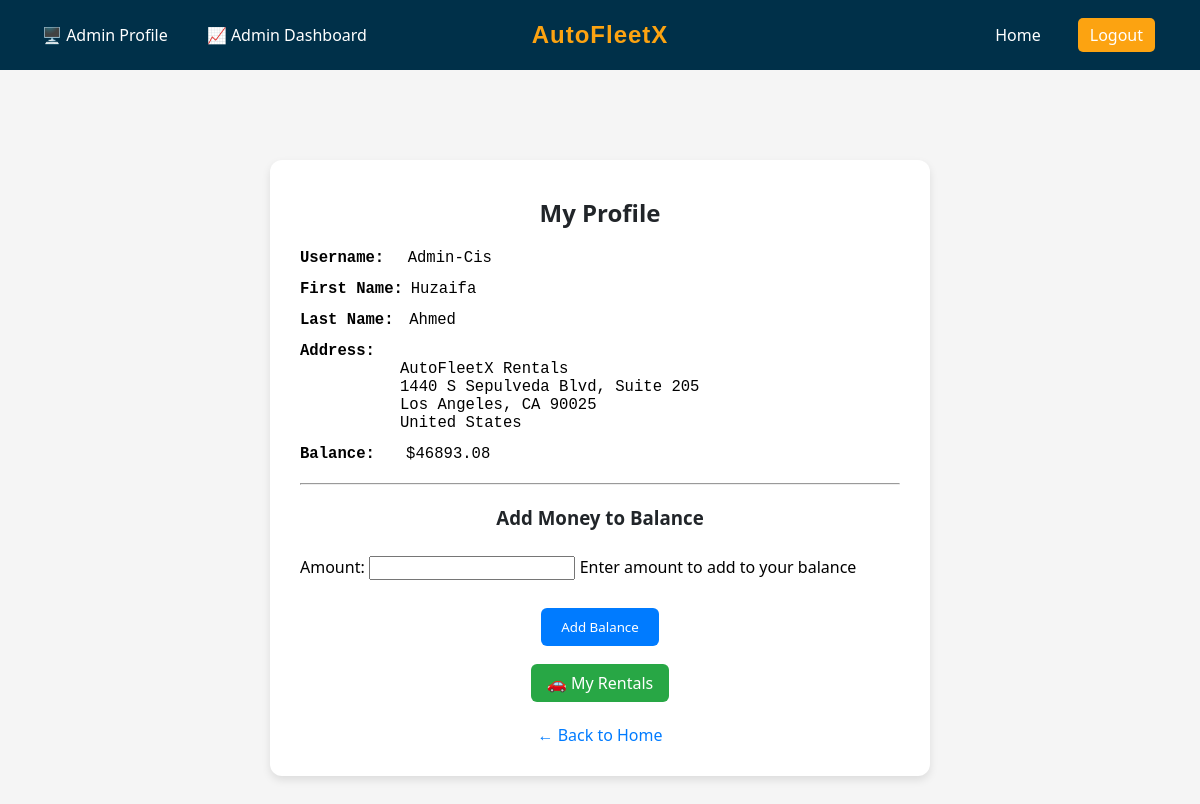
The app's page /profile/ (signed in) with its own data.
### main_app/models.py (models this page shows, shortened)
class CustomUser(AbstractUser):
    balance = models.DecimalField(
        max_digits=10,
        decimal_places=2,
        default=0.00,
        validators=[MinValueValidator(0.0)]
    )
    address = models.TextField(blank=True, null=True)

### main_app/views.py (the view)
# urls.py: path('profile/', views.profile_view, name='profile'),
@login_required
def profile_view(request):
    user = request.user
    if request.method == 'POST':
        form = AddBalanceForm(request.POST)
        if form.is_valid():
            amount = form.cleaned_data['amount']
            try:
                user.add_balance(amount)
                Transaction.objects.create(
                    user=user,
                    amount=amount,
                    transaction_type='ADD',
                    description='Added to wallet'
                )
                messages.success(request, f'${amount} added to your balance',extra_tags="amount-added-to-wallet")
                return redirect('profile')
            except ValueError as e:
                messages.error(request, str(e))
    else:
        form = AddBalanceForm()
    context = {
        'user': user,
        'form': form
    }
    return render(request, 'main_app/profile.html', context)

### main_app/forms.py
class AddBalanceForm(forms.Form):  # for profile_view (when user wants to add balance)
    amount = forms.DecimalField(
        max_digits=10,
        decimal_places=None,
        min_value=1,
        help_text='Enter amount to add to your balance'
    )

### main_app/templates/main_app/profile.html (shortened to what this page needs)
{% extends 'base.html' %}
{% block content %}
{% load static %}
<!DOCTYPE html>
<html lang="en">
<head>
    <link rel="stylesheet" href="{% static 'styles/style.css' %}">
</head>
<body style="background-color: #f5f5f5; font-family: Arial, sans-serif;">
    <div style="max-width: 600px; margin: 50px auto; background: #ffffff; padding: 30px; border-radius: 12px; box-shadow: 0 4px 8px rgba(0,0,0,0.1);">
        <h2 style="text-align: center; margin-bottom: 20px; color: #212529;">My Profile</h2>
        <div style="margin-bottom: 20px;">
            <pre><big><strong>Username:</strong></big>   <big>{{ user.username }}</big></pre>
            <pre><big><strong>First Name:</strong></big> <big>{{ user.first_name }}</big></pre>
            <pre><big><strong>Last Name:</strong></big>  <big>{{ user.last_name }}</big></pre>
            <pre><big><strong>Address:</strong></big>    <div style="margin-left: 100px;"><big>{{ user.address }}</big></div></pre>
            <pre><big><strong>Balance:</strong></big>    <big>${{ user.balance }}</big></pre>
        </div>
        <hr style="margin: 20px 0;">
        <h3 style="text-align: center; color: #212529;">Add Money to Balance</h3>
        <form method="POST" style="margin-top: 20px;">
            {{ form.as_p }}
            <div style="text-align: center;">
                <button type="submit" style="background-color: #007BFF; color: white; padding: 10px 20px; border: none; border-radius: 6px; cursor: pointer;">
                    Add Balance
                </button>
            </div>
        </form>
        <div style="text-align: center; margin-top: 20px;">
            <a href="{% url 'rental_history' %}" style="background-color: #28a745; color: white; padding: 8px 16px; border-radius: 6px; text-decoration: none; font-weight: 500;">
                🚗 My Rentals
            </a>
        </div>
        <div style="text-align: center; margin-top: 30px;">
            <a href="{% url 'home' %}" style="color: #007BFF; text-decoration: none;">&larr; Back to Home</a>
        </div>
    </div>
</body>
</html>
{% endblock %}

### static/styles/style.css (style rules this page uses)
body { margin: 0; padding: 0; }
body { background-color: #f5f5f5; font-family: 'Segoe UI', Tahoma, Geneva, Verdana, sans-serif; }
.car-details h3, .car-details p, label, input, button, h1, h2, h3, a, span { font-family: 'Segoe UI', Tahoma, Geneva, Verdana, sans-serif; margin: 6px 0; }

### templates/base.html (style rules this page uses)
body { margin: 0; font-family: 'Segoe UI', sans-serif; background-color: #f5f5f5; }

### records on screen
CustomUser: username "Admin-Cis", first_name "Huzaifa", last_name "Ahmed", address "AutoFleetX Rentals 1440 S Sepulveda Blvd, Suite 205 Los Angeles, CA 90025 United States", balance "46893.08"
